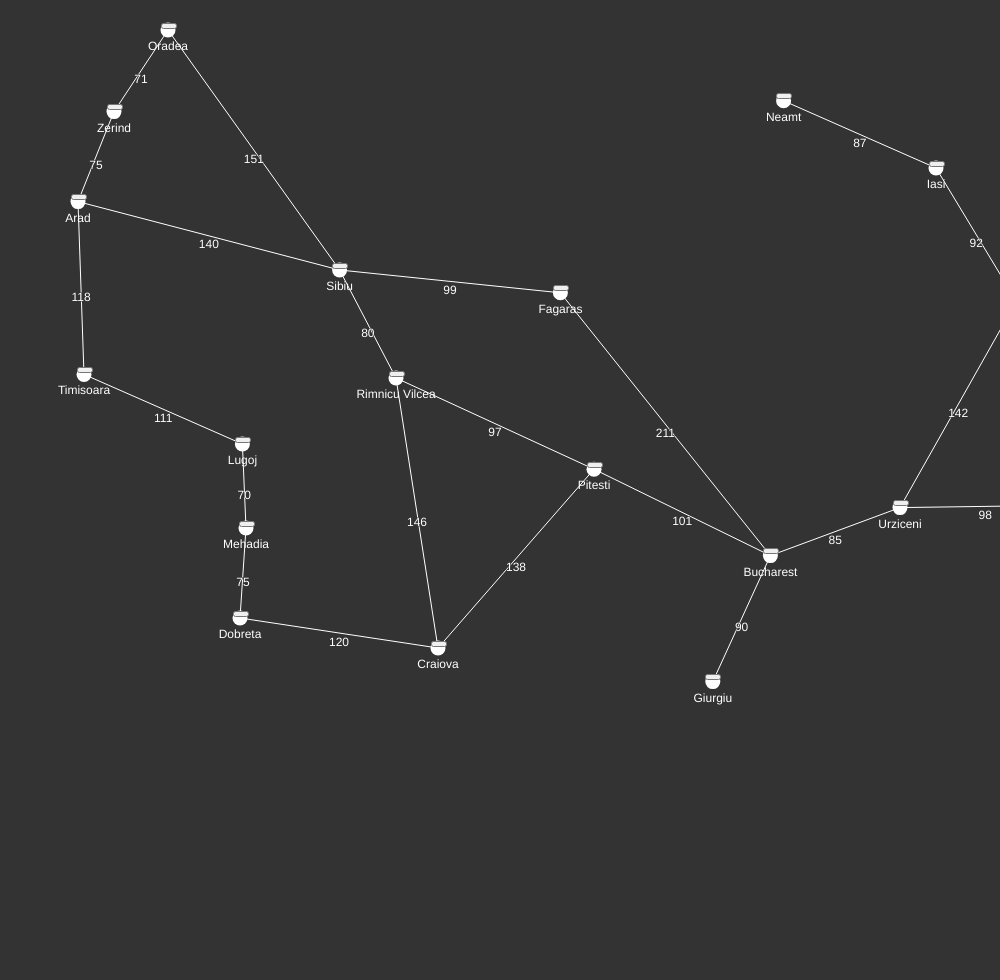
Frame 1 (no input)
Frame 2 (the mouse pressed at the canvas centre, redrawn once): identical to frame 1, image omitted

The p5.js sketch that drew this single still picture (run headless with seeded random() and noise() and a simulated clock; the mouse was pressed at the canvas centre and the sketch redrawn once):

// p5.js sketch
// ── sketch.js
var cities = [];
var edgeList = [];
var selectedColor;
var noPathColor;

const programModes = ["A*", "Optimized A*", "GBFS", "Optimized GBFS"];
// A*				 => weight = reach_cost + heuristic , clear weights in each step
// Optimized A*		 => weight = reach_cost + heuristic , add new nodes and their weights
// GBFS				 => weight = heuristic , clear weights in each step
// Optimized GBFS	 => weight = heuristic , add new nodes and their weights
var PROGRAM_MODE = programModes[1];

function setup() {
	createCanvas(windowWidth - 200, windowHeight - 20);
	selectedColor = color(150, 250, 50);
	noPathColor = color(250, 20, 20);

	loadDefaultMap();
	resetMap();
}

function setAlgorithm(mode) {
	PROGRAM_MODE = programModes[mode];

	console.log(mode);
}

function resetMap() {
	background(51);

	cities.forEach((n) => {
		n.resetNode();
		n.drawNode();
	});

	edgeList.forEach((n) => {
		var c1 = findNode(n[0]);
		var c2 = findNode(n[1]);

		if (c1 && c2) {
			drawEdge(c1, c2, n[2]);
		}
	});
}

function findNode(name) {
	return cities.find((n) => {
		return n.label === name;
	});
}

function draw() {
	noLoop();
}

// ── algorithm.js
function startSearch(n) {
	console.clear();

	var options = [];
	var weights = [];
	var visited = [];
	var last_node;

	resetMap();

	weights.push(0 + n.heuristic);
	options[weights[0]] = n;
	n.reachCost = 0;

	while (weights.length > 0) {
		var min_weight = min(weights);
		var min_node = options[min_weight];

		if (PROGRAM_MODE.length >= 10) {
			// Is optimized mode
			weights.splice(weights.indexOf(min_weight), 1);
		} else {
			// Is regular mode
			weights = [];
		}

		if (min_node.isTarget) {
			last_node = min_node;
			break;
		} else if (visited.includes(min_node.label)) {
			continue;
		}
		visited.push(min_node.label);

		min_node.neighbors.forEach((neighbor) => {
			var calculated_weight;
			switch (programModes.indexOf(PROGRAM_MODE)) {
				case 0: // Is A*
				case 1:
					calculated_weight =
						min_node.reachCost +
						neighbor[1] +
						neighbor[0].heuristic;
					break;
				case 2: // Is GBFS
				case 3:
					calculated_weight = neighbor[0].heuristic;
					break;
			}
			(PROGRAM_MODE == "A*" ? min_node.reachCost + neighbor[1] : 0) +
				neighbor[0].heuristic;

			if (!visited.includes(neighbor[0].label)) {
				if (
					neighbor[0].reachCost &&
					neighbor[0].reachCost > min_node.reachCost + neighbor[1]
				) {
					neighbor[0].reachCost = min_node.reachCost + neighbor[1];
					neighbor[0].parent = [min_node, neighbor[1]];
				}
				options[calculated_weight] = neighbor[0];
				weights.push(calculated_weight);
			}
		});
	}

	n.parent = undefined;

	if (!last_node) {
		console.log("No path");
		n.drawNode(false, true);
	}

	console.log(`Path cost: (starting from ${n.label})`);
	while (last_node) {
		console.log(last_node.label, "weight: " + last_node.reachCost);

		last_node.drawNode(true);
		if (last_node.parent) {
			drawEdge(
				last_node,
				last_node.parent[0],
				last_node.parent[1],
				selectedColor
			);
		} else {
			break;
		}

		last_node = last_node.parent[0];
	}
}

// ── mapGenerator.js
function loadDefaultMap() {
	addDefaultNodes();
	addDefaultEdges();
	connectEdges();
}

function addDefaultNodes() {
	cities = [];

	cities.push(new node("Arad", 65, 168, 366));
	cities.push(new node("Bucharest", 642, 463, 0));
	cities.push(new node("Craiova", 365, 540, 160));
	cities.push(new node("Dobreta", 200, 515, 242));
	cities.push(new node("Eforie", 946, 525, 161));
	cities.push(new node("Fagaras", 467, 244, 178));
	cities.push(new node("Giurgiu", 594, 568, 77));
	cities.push(new node("Hirsova", 892, 421, 151));
	cities.push(new node("Iasi", 780, 140, 226));
	cities.push(new node("Lugoj", 202, 370, 244));
	cities.push(new node("Mehadia", 205, 440, 241));
	cities.push(new node("Neamt", 653, 84, 234));
	cities.push(new node("Oradea", 140, 25, 380));
	cities.push(new node("Pitesti", 495, 391, 98));
	cities.push(new node("Rimnicu Vilcea", 330, 315, 193));
	cities.push(new node("Sibiu", 283, 225, 253));
	cities.push(new node("Timisoara", 70, 312, 329));
	cities.push(new node("Urziceni", 750, 423, 80));
	cities.push(new node("Vaslui", 847, 251, 199));
	cities.push(new node("Zerind", 95, 93, 374));

	cities[1].isTarget = true;
}

function addDefaultEdges() {
	clearEdges();
	edgeList = [
		["Oradea", "Zerind", 71],
		["Oradea", "Sibiu", 151],
		["Zerind", "Arad", 75],
		["Arad", "Sibiu", 140],
		["Arad", "Timisoara", 118],
		["Timisoara", "Lugoj", 111],
		["Lugoj", "Mehadia", 70],
		["Mehadia", "Dobreta", 75],
		["Dobreta", "Craiova", 120],
		["Craiova", "Rimnicu Vilcea", 146],
		["Craiova", "Pitesti", 138],
		["Rimnicu Vilcea", "Sibiu", 80],
		["Rimnicu Vilcea", "Pitesti", 97],
		["Sibiu", "Fagaras", 99],
		["Fagaras", "Bucharest", 211],
		["Pitesti", "Bucharest", 101],
		["Bucharest", "Giurgiu", 90],
		["Bucharest", "Urziceni", 85],
		["Urziceni", "Hirsova", 98],
		["Hirsova", "Eforie", 86],
		["Urziceni", "Vaslui", 142],
		["Vaslui", "Iasi", 92],
		["Iasi", "Neamt", 87],
	];
}

function connectEdges() {
	edgeList.forEach((n) => {
		var c1 = findNode(n[0]);
		var c2 = findNode(n[1]);

		if (c1 && c2) {
			c1.neighbors.push([c2, n[2]]);
			c2.neighbors.push([c1, n[2]]);
		}
	});
}

function clearEdges() {
	edgeList = [];
	var buttons = document.getElementsByTagName("button");

	for (var btn of buttons) {
		if (btn.id !== "RandomMap") {
			btn.remove();
		}
	}
}

function generateRandomMap(nodeCount = 8) {
	cities = [];
	clearEdges();

	let target = new node(
		"Target City",
		Math.floor(random(windowWidth - 230) / 1.2),
		Math.floor(random(windowHeight - 50) / 1.2),
		0
	);
	target.isTarget = true;
	cities.push(target);

	for (let i = 0; i < nodeCount - 1; i++) {
		let x = Math.floor(random(20, windowWidth - 230) / 1.2);
		let y = Math.floor(random(20, windowHeight - 50) / 1.2);

		let n = new node(
			`City #${i + 1}`,
			x,
			y,
			Math.floor(dist(x, y, target.pos.x, target.pos.y) / 1.44)
		);

		cities.push(n);
	}

	for (let i = 0; i < nodeCount; i++) {
		let newEdgeCount = Math.floor(2);

		generateRandomEdgesFrom(cities[i], newEdgeCount);
	}

	connectEdges();
	resetMap();
}

function generateRandomEdgesFrom(n, count) {
	/*while (count > 0) {
			let targetIndex = Math.floor(random(cities.length));
			let targetNode = cities[targetIndex];
			let d = Math.floor(
				dist(n.pos.x, n.pos.y, targetNode.pos.x, targetNode.pos.y)
			);
			let edge = [n.label, targetNode.label, d];
	
			if (
				edgeList.includes(edge) ||
				edgeList.includes([targetNode.label, n.label, d]) ||
				n.label === targetNode.label
			) {
				continue;
			}
	
			count--;
			edgeList.push(edge);
		}*/

	let nodes = [];
	let distances = [];

	for (let c of cities) {
		if (c.label !== n.label) {
			let d = Math.floor(dist(n.pos.x, n.pos.y, c.pos.x, c.pos.y) / 1.44);
			nodes.push(c.label);
			distances.push(d);
		}
	}

	while (count > 0 && distances.length > 0) {
		let index = distances.indexOf(min(distances));
		let edge = [n.label, nodes[index], distances[index]];

		// if (!intersects(edge)) {
		edgeList.push(edge);
		count--;
		// }

		nodes.splice(index, 1);
		distances.splice(index, 1);
	}
}

function intersects(edge) {
	let n1 = findNode(edge[0]);
	let n2 = findNode(edge[1]);

	for (let e of edgeList) {
		let c1 = findNode(e[0]);
		let c2 = findNode(e[1]);

		if (
			ccw(n1, n2, c1) != ccw(n2, c1, c2) &&
			ccw(n1, n2, c1) != ccw(n1, n2, c2)
		) {
			console.log(edge, e);

			return true;
		}
	}
	return false;
}

function ccw(p1, p2, p3) {
	return (
		(p3.pos.y - p1.pos.y) * (p2.pos.x - p1.pos.x) >
		(p2.pos.y - p1.pos.y) * (p3.pos.x - p1.pos.x)
	);
}

// ── node.js
class node {
	label = "";
	pos = { x: undefined, y: undefined };
	heuristic = 0;
	reachCost = Infinity;
	neighbors = [];
	parent = undefined;
	isTarget = false;

	constructor(label, x, y, h) {
		this.label = label;
		this.pos.x = x;
		this.pos.y = y;
		this.heuristic = h;
		this.reachCost = 0;
	}

	drawNode(isSelected = false, noPath = false) {
		fill(isSelected ? selectedColor : noPath ? noPathColor : 255);
		stroke(isSelected ? selectedColor : noPath ? noPathColor : 255);
		strokeWeight(0);
		ellipse(this.pos.x * 1.2, this.pos.y * 1.2, 15);

		var btn = createButton("");
		btn.position(this.pos.x * 1.2 - 7.5, this.pos.y * 1.2 - 7.5);
		btn.mousePressed((e) => startSearch(this));

		strokeWeight(1);
		stroke(51);
		textAlign(CENTER);
		text(this.label, this.pos.x * 1.2, this.pos.y * 1.2 + 20);

		if (isSelected) {
			stroke(51);
			fill(selectedColor);
			text(
				`${this.reachCost} + ${this.heuristic} = ${
					this.reachCost + this.heuristic
				}`,
				this.pos.x * 1.2,
				this.pos.y * 1.2 + 35
			);
		} else if (noPath) {
			stroke(51);
			fill(noPathColor);
			text(`No path`, this.pos.x * 1.2, this.pos.y * 1.2 + 35);
		}
	}

	getCost() {
		return this.reachCost + this.heuristic;
	}

	drawNeighbors() {
		this.neighbors.forEach((edge) => {
			drawEdge(this, edge[0], edge[1]);
		});
	}

	resetNode() {
		this.reachCost = Infinity;
		this.parent = undefined;
	}
}

function drawEdge(n, m, weight, color = 255) {
	stroke(color);
	line(m.pos.x * 1.2, m.pos.y * 1.2, n.pos.x * 1.2, n.pos.y * 1.2);

	stroke(51);
	fill(color);
	textAlign(CENTER);
	text(
		weight,
		(m.pos.x * 1.2 + n.pos.x * 1.2) / 2,
		(m.pos.y * 1.2 + n.pos.y * 1.2 + 25) / 2
	);
}
